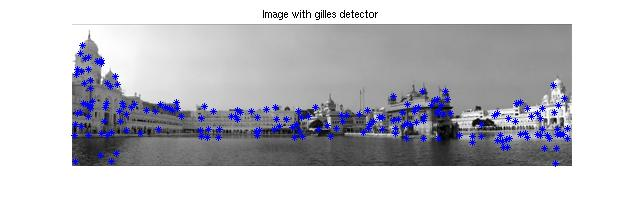
%> input picture keypointExtraction/gilles.jpg, 644 x 217 px
$ octave --eval "result = log(imread('gilles.jpg'));"   (GNU Octave 9; MATLAB toolbox functions it lacks are replaced by stand-ins)
%> lines starting %> are read from the running program, lines starting %| are printed output that depends on the picture
function [points] = log(img,o_nb_blobs)
    % input image
    img = double(img(:,:,1));
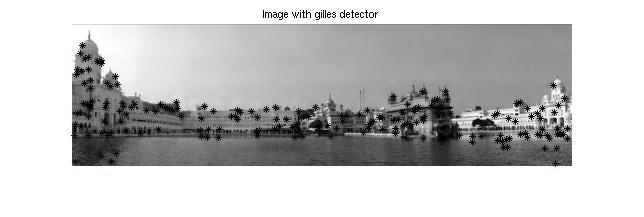
%> img: size 217x644 double; min 0, max 255, mean 195.4

    % number of blobs detected
    if nargin==1
        nb_blobs = 120;
    else
        nb_blobs = o_nb_blobs;
    end

    % Laplacian of Gaussian parameters
    sigma_begin = 2;
    sigma_end   = 15;
    sigma_step  = 1;
    sigma_array = sigma_begin:sigma_step:sigma_end;
    sigma_nb    = numel(sigma_array);

    % variable
    img_height  = size(img,1);
%> img_height = 217
    img_width   = size(img,2);
%> img_width = 644

    % calcul scale-normalized laplacian operator
    snlo = zeros(img_height,img_width,sigma_nb);
    for i=1:sigma_nb
        sigma       = sigma_array(i);
        snlo(:,:,i) = sigma*sigma*imfilter(img,fspecial('log', floor(6*sigma+1), sigma),'replicate');
    end

    % search of local maxima
    snlo_dil             = imdilate(snlo,ones(3,3,3));
    blob_candidate_index = find(snlo==snlo_dil);
%> blob_candidate_index = 194293 values from 11992 to 1956472
    blob_candidate_value = snlo(blob_candidate_index);
    [tmp,index]          = sort(blob_candidate_value,'descend');
    blob_index           = blob_candidate_index( index(1:min(nb_blobs,numel(index))) );
%> blob_index = 120 values, max 1937091 at index 23, min 16184 at index 37, mean 237338.6
    [lig,col,sca]        = ind2sub([img_height,img_width,sigma_nb],blob_index);
%> lig = 120 values, max 165 at index 32, min 13 at index 78, mean 106.9; col = 120 values, max 569 at index 10, min 75 at index 37, mean 353.6; sca = 120 values, max 14 at index 14, min 1 at index 2, mean 2.15
    points               = [lig,col,3*reshape(sigma_array(sca),[size(lig,1),1])];
%> points = 120 rows, first 12: [62 101 9; 113 555 6; 46 83 6; 106 559 6; 109 543 6; 119 509 6; 115 497 6; 122 516 6; 77 116 6; 129 569 6; 163 76 9; 117 532 6]
%> `result = log(imread('gilles.jpg'));`: result has the same summary as points in log

end
